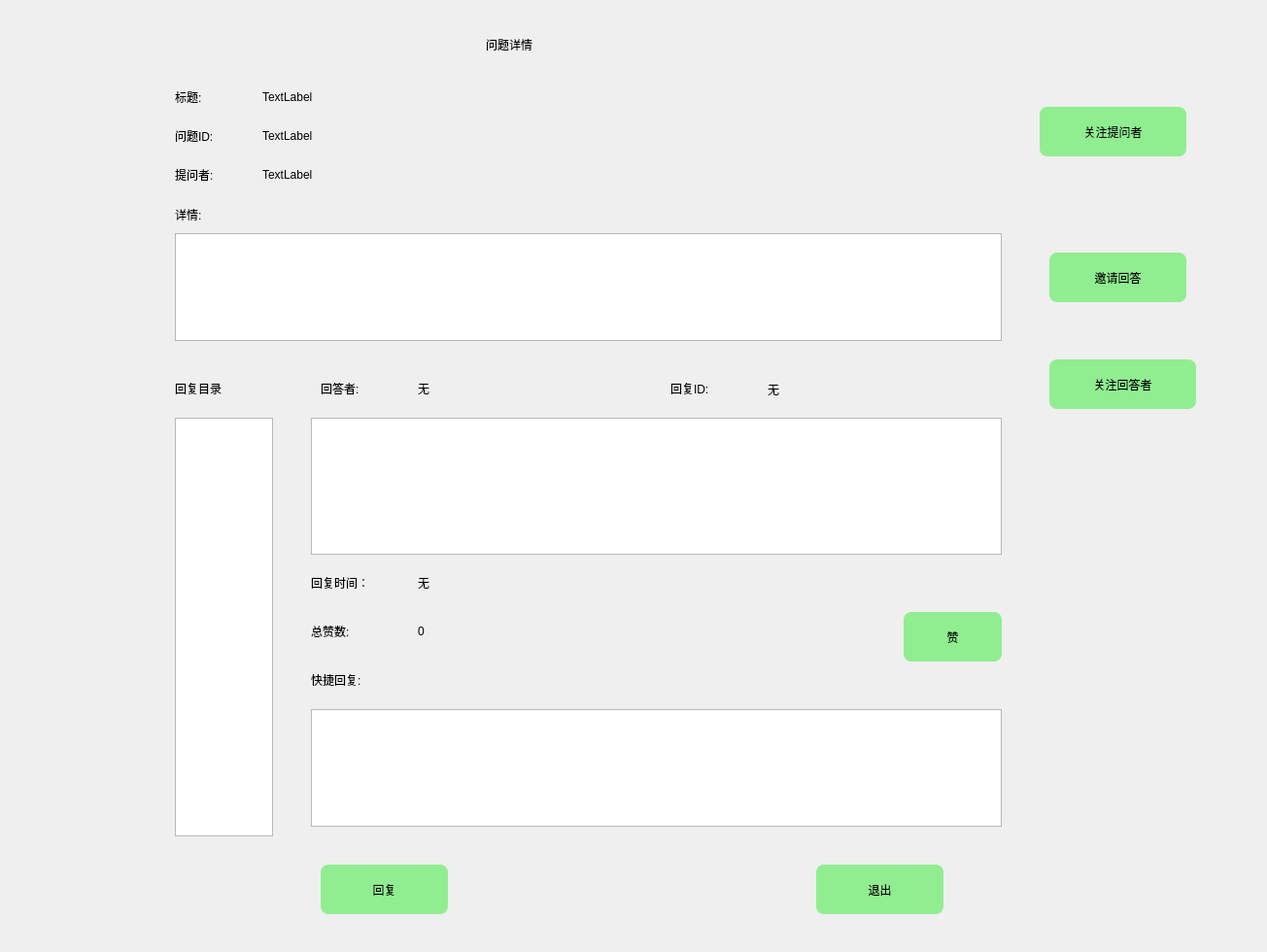
<?xml version="1.0" encoding="UTF-8"?>
<ui version="4.0">
 <class>QuestionInfo</class>
 <widget class="QDialog" name="QuestionInfo">
  <property name="geometry">
   <rect>
    <x>0</x>
    <y>0</y>
    <width>1304</width>
    <height>980</height>
   </rect>
  </property>
  <property name="windowTitle">
   <string>Dialog</string>
  </property>
  <widget class="QLabel" name="label">
   <property name="geometry">
    <rect>
     <x>180</x>
     <y>80</y>
     <width>81</width>
     <height>40</height>
    </rect>
   </property>
   <property name="styleSheet">
    <string notr="true">font: 25 14pt &quot;华文行楷&quot;;</string>
   </property>
   <property name="text">
    <string>标题:</string>
   </property>
  </widget>
  <widget class="QLabel" name="label_2">
   <property name="geometry">
    <rect>
     <x>270</x>
     <y>120</y>
     <width>811</width>
     <height>40</height>
    </rect>
   </property>
   <property name="styleSheet">
    <string notr="true">font: 25 14pt &quot;华文行楷&quot;;</string>
   </property>
   <property name="text">
    <string>TextLabel</string>
   </property>
  </widget>
  <widget class="QLabel" name="label_3">
   <property name="geometry">
    <rect>
     <x>180</x>
     <y>160</y>
     <width>81</width>
     <height>40</height>
    </rect>
   </property>
   <property name="styleSheet">
    <string notr="true">font: 25 14pt &quot;华文行楷&quot;;</string>
   </property>
   <property name="text">
    <string>提问者:</string>
   </property>
  </widget>
  <widget class="QLabel" name="label_4">
   <property name="geometry">
    <rect>
     <x>270</x>
     <y>160</y>
     <width>281</width>
     <height>40</height>
    </rect>
   </property>
   <property name="styleSheet">
    <string notr="true">font: 25 14pt &quot;华文行楷&quot;;</string>
   </property>
   <property name="text">
    <string>TextLabel</string>
   </property>
  </widget>
  <widget class="QPushButton" name="pushButton">
   <property name="geometry">
    <rect>
     <x>1070</x>
     <y>110</y>
     <width>151</width>
     <height>51</height>
    </rect>
   </property>
   <property name="styleSheet">
    <string notr="true">
font: 14pt &quot;华文行楷&quot;;
background-color: rgb(144,238,144);
border-radius:8px;
width:71px;
 height:22px;</string>
   </property>
   <property name="text">
    <string>关注提问者</string>
   </property>
  </widget>
  <widget class="QListWidget" name="listWidget">
   <property name="geometry">
    <rect>
     <x>180</x>
     <y>430</y>
     <width>101</width>
     <height>431</height>
    </rect>
   </property>
   <property name="styleSheet">
    <string notr="true">font: 14pt &quot;华文行楷&quot;;</string>
   </property>
  </widget>
  <widget class="QPushButton" name="pushButton_2">
   <property name="geometry">
    <rect>
     <x>930</x>
     <y>630</y>
     <width>101</width>
     <height>51</height>
    </rect>
   </property>
   <property name="styleSheet">
    <string notr="true">
font: 14pt &quot;华文行楷&quot;;
background-color: rgb(144,238,144);
border-radius:8px;
width:71px;
 height:22px;</string>
   </property>
   <property name="text">
    <string>赞</string>
   </property>
  </widget>
  <widget class="QPushButton" name="pushButton_3">
   <property name="geometry">
    <rect>
     <x>1080</x>
     <y>370</y>
     <width>151</width>
     <height>51</height>
    </rect>
   </property>
   <property name="styleSheet">
    <string notr="true">
font: 14pt &quot;华文行楷&quot;;
background-color: rgb(144,238,144);
border-radius:8px;
width:71px;
 height:22px;</string>
   </property>
   <property name="text">
    <string>关注回答者</string>
   </property>
  </widget>
  <widget class="QPushButton" name="pushButton_4">
   <property name="geometry">
    <rect>
     <x>330</x>
     <y>890</y>
     <width>131</width>
     <height>51</height>
    </rect>
   </property>
   <property name="styleSheet">
    <string notr="true">
font: 14pt &quot;华文行楷&quot;;
background-color: rgb(144,238,144);
border-radius:8px;
width:71px;
 height:22px;</string>
   </property>
   <property name="text">
    <string>回复</string>
   </property>
  </widget>
  <widget class="QLabel" name="label_5">
   <property name="geometry">
    <rect>
     <x>180</x>
     <y>120</y>
     <width>91</width>
     <height>40</height>
    </rect>
   </property>
   <property name="styleSheet">
    <string notr="true">font: 25 14pt &quot;华文行楷&quot;;</string>
   </property>
   <property name="text">
    <string>问题ID:</string>
   </property>
  </widget>
  <widget class="QLabel" name="label_6">
   <property name="geometry">
    <rect>
     <x>270</x>
     <y>80</y>
     <width>311</width>
     <height>40</height>
    </rect>
   </property>
   <property name="styleSheet">
    <string notr="true">font: 25 14pt &quot;华文行楷&quot;;</string>
   </property>
   <property name="text">
    <string>TextLabel</string>
   </property>
  </widget>
  <widget class="QLabel" name="label_7">
   <property name="geometry">
    <rect>
     <x>180</x>
     <y>200</y>
     <width>91</width>
     <height>41</height>
    </rect>
   </property>
   <property name="styleSheet">
    <string notr="true">font: 25 14pt &quot;华文行楷&quot;;</string>
   </property>
   <property name="text">
    <string>详情:</string>
   </property>
  </widget>
  <widget class="QTextEdit" name="textEdit">
   <property name="geometry">
    <rect>
     <x>320</x>
     <y>730</y>
     <width>711</width>
     <height>121</height>
    </rect>
   </property>
   <property name="styleSheet">
    <string notr="true">font: 14pt &quot;华文行楷&quot;;</string>
   </property>
  </widget>
  <widget class="QLabel" name="label_9">
   <property name="geometry">
    <rect>
     <x>320</x>
     <y>680</y>
     <width>101</width>
     <height>40</height>
    </rect>
   </property>
   <property name="styleSheet">
    <string notr="true">font: 25 14pt &quot;华文行楷&quot;;</string>
   </property>
   <property name="text">
    <string>快捷回复:</string>
   </property>
  </widget>
  <widget class="QTextEdit" name="textEdit_2">
   <property name="geometry">
    <rect>
     <x>320</x>
     <y>430</y>
     <width>711</width>
     <height>141</height>
    </rect>
   </property>
   <property name="styleSheet">
    <string notr="true">font: 25 16pt &quot;华文行楷&quot;;</string>
   </property>
  </widget>
  <widget class="QLabel" name="label_10">
   <property name="geometry">
    <rect>
     <x>330</x>
     <y>380</y>
     <width>81</width>
     <height>40</height>
    </rect>
   </property>
   <property name="styleSheet">
    <string notr="true">font: 25 14pt &quot;华文行楷&quot;;</string>
   </property>
   <property name="text">
    <string>回答者:</string>
   </property>
  </widget>
  <widget class="QLabel" name="label_11">
   <property name="geometry">
    <rect>
     <x>430</x>
     <y>380</y>
     <width>201</width>
     <height>40</height>
    </rect>
   </property>
   <property name="styleSheet">
    <string notr="true">font: 25 14pt &quot;华文行楷&quot;;</string>
   </property>
   <property name="text">
    <string>无</string>
   </property>
  </widget>
  <widget class="QLabel" name="label_12">
   <property name="geometry">
    <rect>
     <x>320</x>
     <y>580</y>
     <width>101</width>
     <height>40</height>
    </rect>
   </property>
   <property name="styleSheet">
    <string notr="true">font: 25 14pt &quot;华文行楷&quot;;</string>
   </property>
   <property name="text">
    <string>回复时间：</string>
   </property>
  </widget>
  <widget class="QLabel" name="label_13">
   <property name="geometry">
    <rect>
     <x>430</x>
     <y>579</y>
     <width>301</width>
     <height>41</height>
    </rect>
   </property>
   <property name="styleSheet">
    <string notr="true">font: 25 14pt &quot;华文行楷&quot;;</string>
   </property>
   <property name="text">
    <string>无</string>
   </property>
  </widget>
  <widget class="QLabel" name="label_14">
   <property name="geometry">
    <rect>
     <x>320</x>
     <y>630</y>
     <width>71</width>
     <height>40</height>
    </rect>
   </property>
   <property name="styleSheet">
    <string notr="true">font: 25 14pt &quot;华文行楷&quot;;</string>
   </property>
   <property name="text">
    <string>总赞数:</string>
   </property>
  </widget>
  <widget class="QLabel" name="label_15">
   <property name="geometry">
    <rect>
     <x>430</x>
     <y>630</y>
     <width>241</width>
     <height>40</height>
    </rect>
   </property>
   <property name="styleSheet">
    <string notr="true">font: 25 14pt &quot;华文行楷&quot;;</string>
   </property>
   <property name="text">
    <string>0</string>
   </property>
  </widget>
  <widget class="QLabel" name="label_16">
   <property name="geometry">
    <rect>
     <x>180</x>
     <y>380</y>
     <width>121</width>
     <height>40</height>
    </rect>
   </property>
   <property name="styleSheet">
    <string notr="true">font: 25 14pt &quot;华文行楷&quot;;</string>
   </property>
   <property name="text">
    <string>回复目录</string>
   </property>
  </widget>
  <widget class="QLabel" name="label_17">
   <property name="geometry">
    <rect>
     <x>690</x>
     <y>380</y>
     <width>81</width>
     <height>40</height>
    </rect>
   </property>
   <property name="styleSheet">
    <string notr="true">font: 25 14pt &quot;华文行楷&quot;;</string>
   </property>
   <property name="text">
    <string>回复ID:</string>
   </property>
  </widget>
  <widget class="QLabel" name="label_18">
   <property name="geometry">
    <rect>
     <x>790</x>
     <y>380</y>
     <width>161</width>
     <height>41</height>
    </rect>
   </property>
   <property name="styleSheet">
    <string notr="true">font: 25 14pt &quot;华文行楷&quot;;</string>
   </property>
   <property name="text">
    <string>无</string>
   </property>
  </widget>
  <widget class="QTextEdit" name="textEdit_3">
   <property name="geometry">
    <rect>
     <x>180</x>
     <y>240</y>
     <width>851</width>
     <height>111</height>
    </rect>
   </property>
   <property name="styleSheet">
    <string notr="true">font: 25 16pt &quot;华文行楷&quot;;</string>
   </property>
  </widget>
  <widget class="QPushButton" name="pushButton_5">
   <property name="geometry">
    <rect>
     <x>840</x>
     <y>890</y>
     <width>131</width>
     <height>51</height>
    </rect>
   </property>
   <property name="styleSheet">
    <string notr="true">
font: 14pt &quot;华文行楷&quot;;
background-color: rgb(144,238,144);
border-radius:8px;
width:71px;
 height:22px;</string>
   </property>
   <property name="text">
    <string>退出</string>
   </property>
  </widget>
  <widget class="QLabel" name="label_8">
   <property name="geometry">
    <rect>
     <x>500</x>
     <y>-10</y>
     <width>281</width>
     <height>111</height>
    </rect>
   </property>
   <property name="styleSheet">
    <string notr="true">font: 32pt &quot;华文行楷&quot;;</string>
   </property>
   <property name="text">
    <string>问题详情</string>
   </property>
  </widget>
  <widget class="QPushButton" name="pushButton_6">
   <property name="geometry">
    <rect>
     <x>1080</x>
     <y>260</y>
     <width>141</width>
     <height>51</height>
    </rect>
   </property>
   <property name="styleSheet">
    <string notr="true">
font: 14pt &quot;华文行楷&quot;;
background-color: rgb(144,238,144);
border-radius:8px;
width:71px;
 height:22px;


</string>
   </property>
   <property name="text">
    <string>邀请回答</string>
   </property>
  </widget>
 </widget>
 <resources/>
 <connections/>
</ui>
